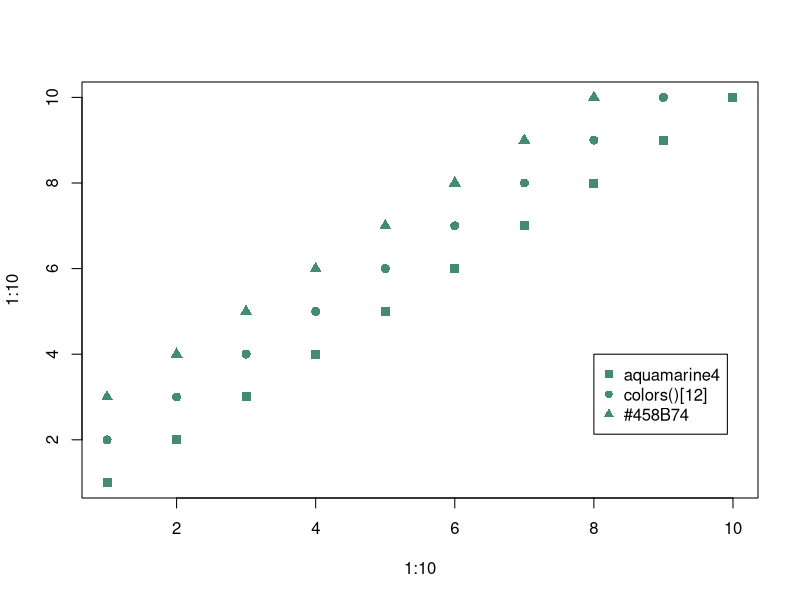
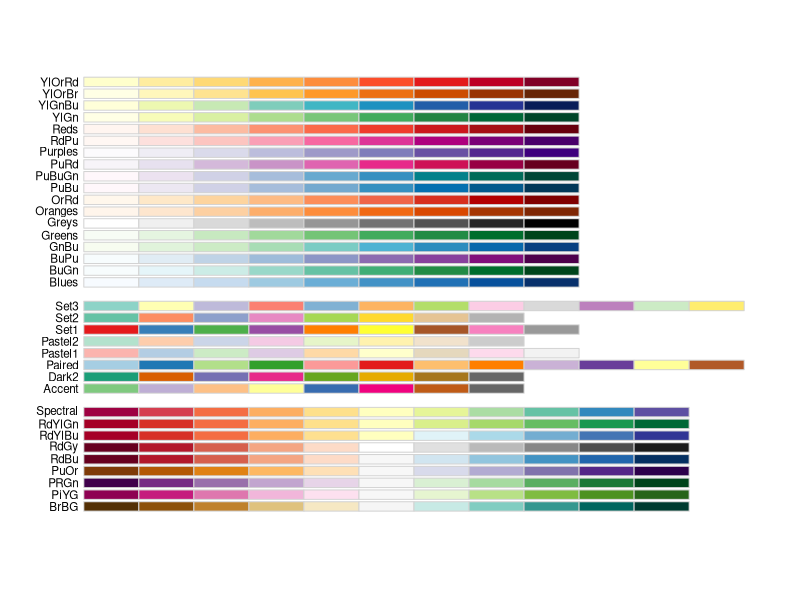
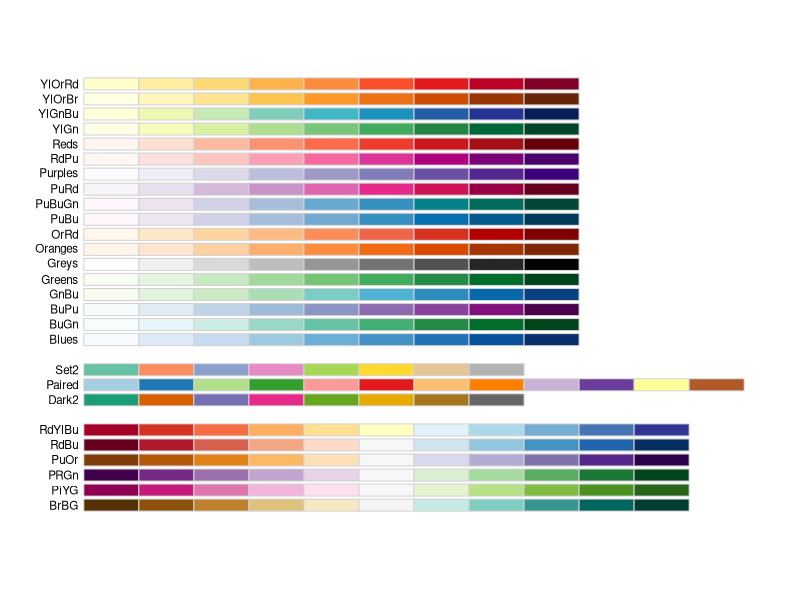
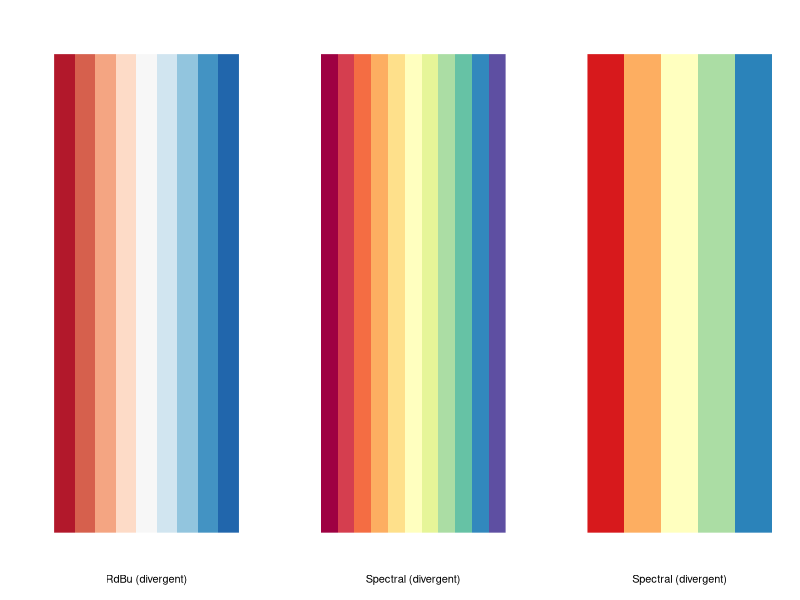
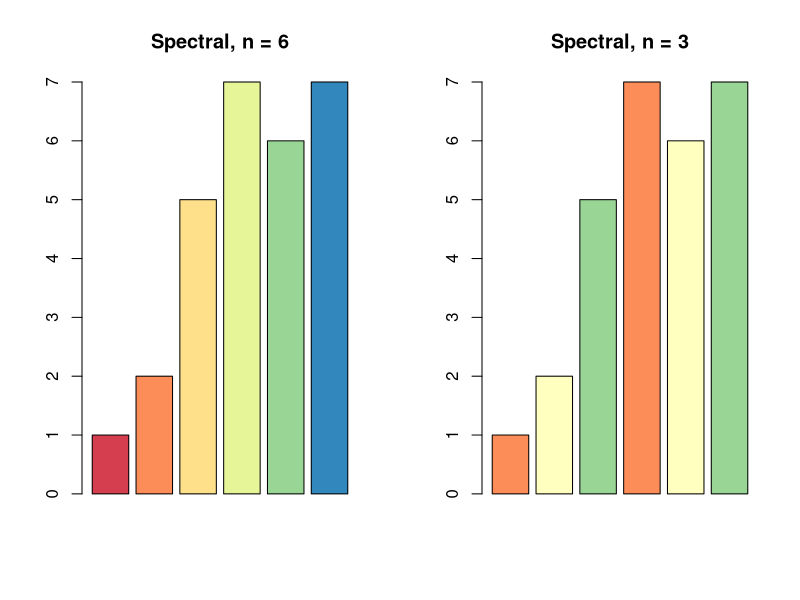
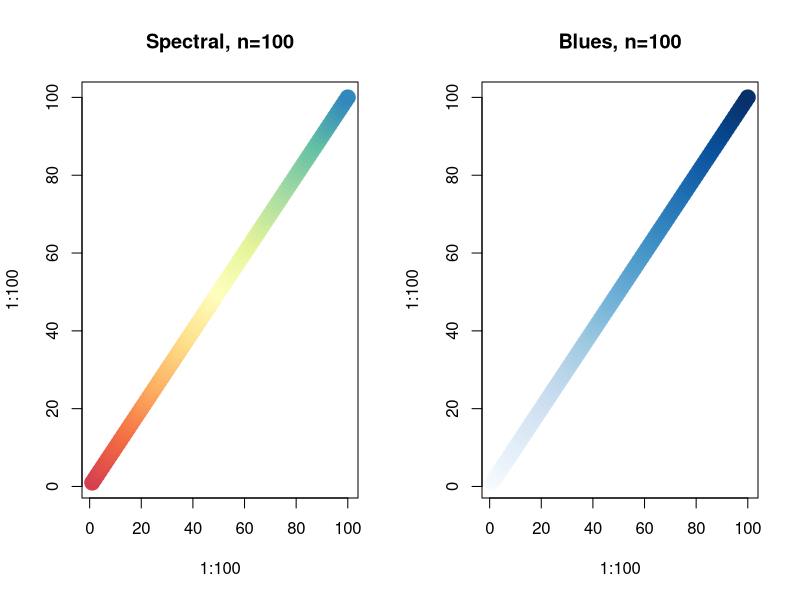
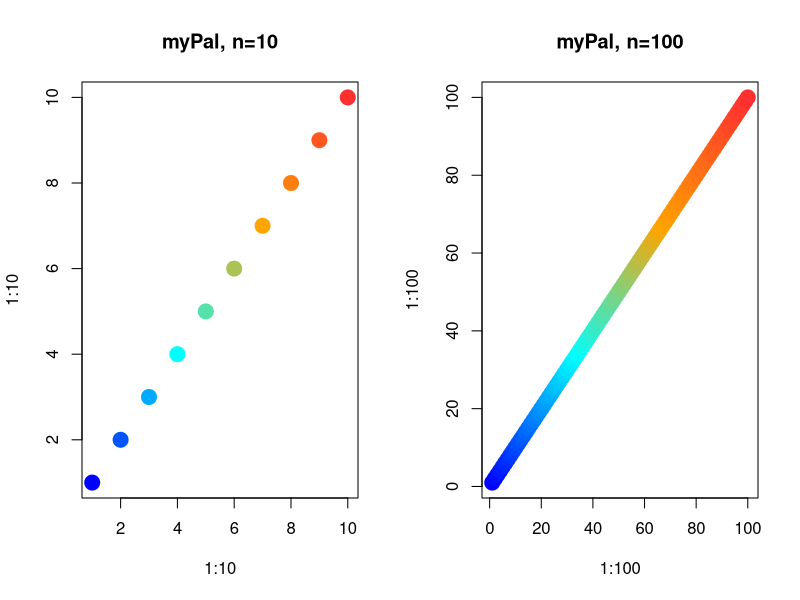

These charts were generated, in order, by the following R code:
## ---- chunk 1
knitr::opts_chunk$set(echo = TRUE)
library(RColorBrewer)
## ---- chunk 2
## 3 ways of accessing individual colors: 
### by name   = "aquamarine4" 
### by number = colors()[12]
### by hexadecimal code = "#458B74"

plot(x=1:10, y=1:10, col="aquamarine4", pch=15,cex=1.2) ## name
points(x=1:10,y=2:11, col=colors()[12], pch=16,cex=1.2) ## number
points(x=1:10, y=3:12, col="#458B74",pch=17,cex=1.2) ## hex code
legend(x=8, y=4, legend=c("aquamarine4","colors()[12]","#458B74"),pch=c(15,16,17), col=c(colors()[12],"aquamarine4","#458B74"))


## ---- chunk 3
## These are the available built-in palettes
par(cex=0.7) ## cex regulates the size of the font
display.brewer.all()

## Display color blind friendly palettes
display.brewer.all(colorblindFriendly=TRUE)

## View a single RColorBrewer palette by specifying its name and number of colors you need
par(mfrow=c(1,3))
display.brewer.pal(n=9,name = 'RdBu')
display.brewer.pal(n=11,name = 'Spectral')
display.brewer.pal(n=5,name = 'Spectral')

## ---- chunk 4
## Select the number of colors you need.
## If you select less colors than the number of x-y points, they will be repeated
par(mfrow=c(1,2)) ### make a 2 by 2 window to plot 4 plots at the same time
barplot(c(1,2,5,7,6,7), col=brewer.pal(n = 6, name = "Spectral"),main="Spectral, n = 6")
barplot(c(1,2,5,7,6,7), col=brewer.pal(n = 3, name = "Spectral"), main="Spectral, n = 3")
brewer.pal(n=9,name ="Spectral")

## ---- chunk 5

## the palettes have a maximum number of breaks, but you can extend them with colorRampPalette()
Pal100 <- colorRampPalette(brewer.pal(9,"Spectral"))(100) ### 100 colors of the Spectral palette
Pal50 <- colorRampPalette(brewer.pal(9,"Spectral"))(50) ### 50 colors of the Spectral palette

par(mfrow=c(1,2))
plot(x=1:100,y=1:100,col=Pal100,cex=2,pch=19, main="Spectral, n=100") ## 100 Spectral palette
plot(x=1:100,y=1:100,col=colorRampPalette(brewer.pal(9,"Blues"))(100),cex=2,pch=19,main="Blues, n=100") ## 100 Blues palette


## ---- chunk 6
## or you can make your own
myPal <- colorRampPalette(c("blue","cyan","orange","firebrick1"))

par(mfrow=c(1,2))
plot(x=1:10,y=1:10,col=myPal(10),cex=2,pch=19, main="myPal, n=10")
plot(x=1:100,y=1:100,col=myPal(100),cex=2,pch=19,main="myPal, n=100")
